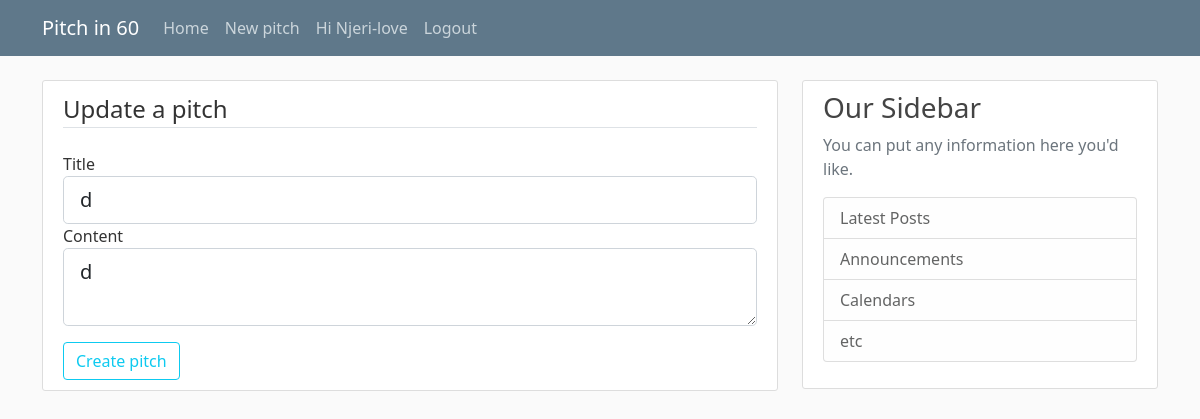
The app's page /pitch/update/1 (signed in), older data.
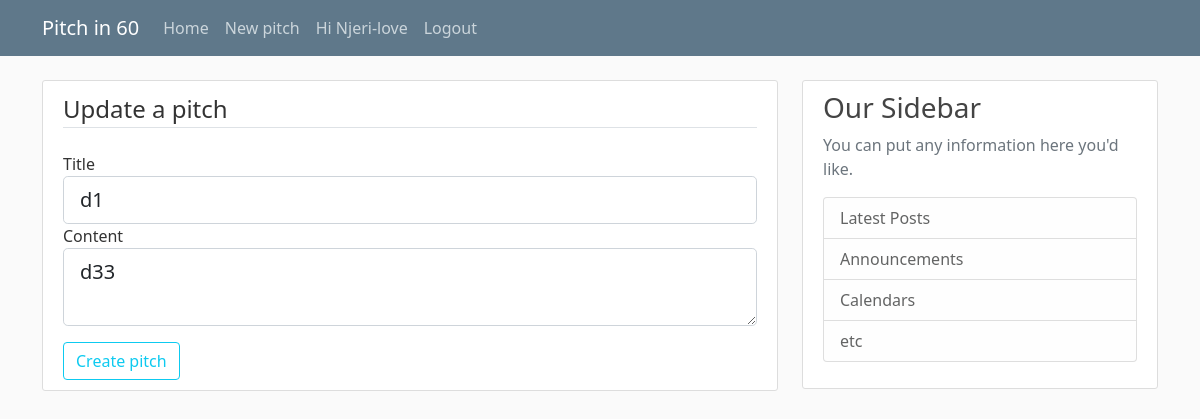
The same page, newer data.
### pitch/models.py (models this page shows, shortened)
class Pitch(db.Model):
    id = db.Column(db.Integer, primary_key=True)
    title = db.Column(db.String(100), nullable=False)
    date_posted = db.Column(db.DateTime, nullable=False, default=datetime.utcnow)
    content = db.Column(db.Text, nullable=False)
    user_id = db.Column(db.Integer, db.ForeignKey('user.id'), nullable=False)

### pitch/routes.py (the view)
@app.route("/pitch/update/<int:pitch_id>", methods=['POST','GET'])
@login_required
def update_pitch(pitch_id):
    pitch = Pitch.query.get_or_404(pitch_id)
    if current_user != pitch.author:
        abort(403)
    form = PitchForm()
    if form.validate_on_submit():
        pitch.title = form.title.data
        pitch.content = form.content.data
        db.session.commit()
        flash('Pitch updated successfully', 'success')
        return redirect(url_for('pitch', pitch_id=pitch.id))
    elif request.method == 'GET':
        form.title.data = pitch.title
        form.content.data = pitch.content
    return render_template("create_pitch.html", title="Update pitch", form = form, legend="Update a pitch")

### pitch/forms.py
class PitchForm(FlaskForm):
    title = StringField('Title', validators=[DataRequired()])
    content = TextAreaField('Content', validators=[DataRequired()])
    submit = SubmitField('Create pitch')

### pitch/models.py (called while the page is built)
@login_manager.user_loader
def load_user(user_id):
    return User.query.get(int(user_id))

### pitch/templates/create_pitch.html (shortened to what this page needs)
{% extends "layout.html" %}
{% block content %}
<div class="content-section">
    <form action="" method="post" enctype="multipart/form-data">
        <fieldset class="form-group">
            <legend class="border-bottom mb-4">{{ legend }}</legend>
            <div class="form-group">
                {{form.title.label(class="form-control-label")}}
                {% if form.title.errors%}
                    {{form.title(class="form-control form-control-lg is-invalid")}}
                    <div class="invalid-feedback">
                        {% for error in form.title.errors%}
                            <span>{{ error }}</span>
                        {% endfor %}
                    </div>
                {% else %}
                    {{form.title(class="form-control form-control-lg")}}
                {% endif %}
            </div>
            <div class="form-group mb-2">
                {{form.content.label(class="form-control-label")}}
                {% if form.content.errors%}
                    {{form.content(class="form-control form-control-lg is-invalid")}}
                    <div class="invalid-feedback">
                        {% for error in form.content.errors%}
                            <span>{{ error }}</span>
                        {% endfor %}
                    </div>
                {% else %}
                    {{form.content(class="form-control form-control-lg")}}
                {% endif %}
            </div>
        </fieldset>
        <div class="form-group">
            {{ form.submit(class="btn btn-outline-info mt-2")}}
        </div>
    </form>
</div>
{% endblock content %}

Row changes from the older to the newer data that the page shows:
now on this page (row edited): Pitch: title "d1", content "d33"
Text that changed along with them:
form field title: "d" → (not shown)
form field content: "d" → (not shown)
